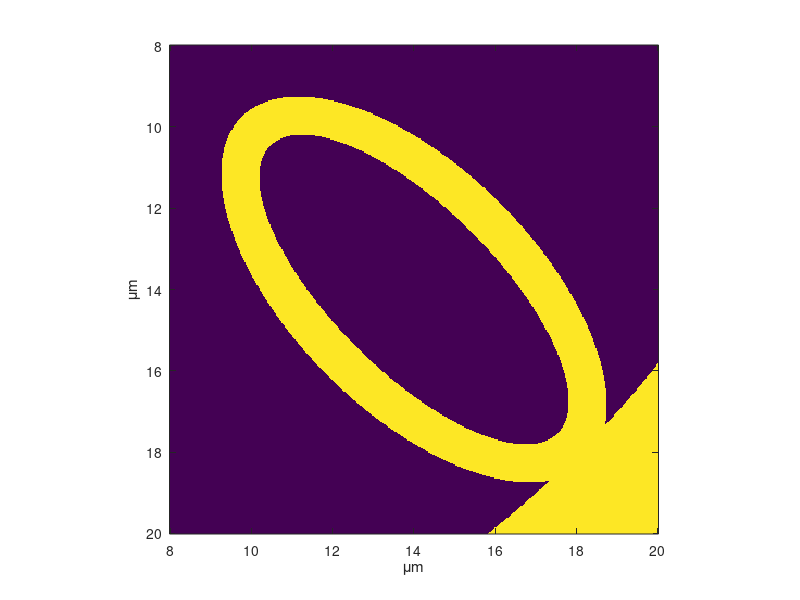

Write MATLAB code to recreate this figure. (Note: this script raises an error after producing the figure.)
clc; clear variables; close all;

%% Set up problem

lambda = 650e-9;
k0 = 2*pi/lambda;
beta = k0; % Propagation constant will be close to that of free space.
Nx = 450; % Change Nx to match the new fiber profile
NoModes = 10;

um = 1e-6;
n_silica = 1.45;
n_air = 1.0;
r_core = 25.5 * um;
r_clad = 34.0 * um;
r_total = r_core + r_clad;
x = linspace(8 * um, 20 * um, Nx);
[x_mesh, y_mesh] = meshgrid(x, x.');
r_mesh = sqrt(x_mesh.^2 + y_mesh.^2);
n = ones(Nx, Nx) * n_silica;
n(r_mesh < r_total) = n_silica;
n(r_mesh < (r_total - r_clad)) = 1;
n(r_mesh > r_total) = 1;

glass_ellipses = [
    struct('center', [20 * um, 0], 'major_axis', 6 * um, 'minor_axis', 3 * um, 'angle', 0),
    struct('center', [-20 * um, 0], 'major_axis', 6 * um, 'minor_axis', 3 * um, 'angle', 0),
    struct('center', [0, 20 * um], 'major_axis', 6 * um, 'minor_axis', 3 * um, 'angle', pi/2),
    struct('center', [0, -20 * um], 'major_axis', 6 * um, 'minor_axis', 3 * um, 'angle', pi/2),
    struct('center', [14 * um, 14 * um], 'major_axis', 6 * um, 'minor_axis', 3 * um, 'angle', -pi/4),
    struct('center', [-14 * um, -14 * um], 'major_axis', 6 * um, 'minor_axis', 3 * um, 'angle', -pi/4),
    struct('center', [14 * um, -14 * um], 'major_axis', 6 * um, 'minor_axis', 3 * um, 'angle', pi/4),
    struct('center', [-14 * um, 14 * um], 'major_axis', 6 * um, 'minor_axis', 3 * um, 'angle', pi/4)
];

air_ellipses = [
    struct('center', [20 * um, 0], 'major_axis', 5 * um, 'minor_axis', 2 * um, 'angle', 0),
    struct('center', [-20 * um, 0], 'major_axis', 5 * um, 'minor_axis', 2 * um, 'angle', 0),
    struct('center', [0, 20 * um], 'major_axis', 5 * um, 'minor_axis', 2 * um, 'angle', pi/2),
    struct('center', [0, -20 * um], 'major_axis', 5 * um, 'minor_axis', 2 * um, 'angle', pi/2),
    struct('center', [14 * um, 14 * um], 'major_axis', 5 * um, 'minor_axis', 2 * um, 'angle', -pi/4),
    struct('center', [-14 * um, -14 * um], 'major_axis', 5 * um, 'minor_axis', 2 * um, 'angle', -pi/4),
    struct('center', [14 * um, -14 * um], 'major_axis', 5 * um, 'minor_axis', 2 * um, 'angle', pi/4),
    struct('center', [-14 * um, 14 * um], 'major_axis', 5 * um, 'minor_axis', 2 * um, 'angle', pi/4)
];

% Apply ellipses for glass and air
for i = 1:numel(glass_ellipses) + numel(air_ellipses)
    if i <= numel(glass_ellipses)
        ellipse_params = glass_ellipses(i);
        is_glass = true;
    else
        ellipse_params = air_ellipses(i - numel(glass_ellipses));
        is_glass = false;
    end
    
    center = ellipse_params.center;
    major_axis = ellipse_params.major_axis;
    minor_axis = ellipse_params.minor_axis;
    angle = ellipse_params.angle;
    x_rotated = (x_mesh - center(1)) * cos(angle) - (y_mesh - center(2)) * sin(angle);
    y_rotated = (x_mesh - center(1)) * sin(angle) + (y_mesh - center(2)) * cos(angle);
    ellipse_mask = ((x_rotated / major_axis).^2 + (y_rotated / minor_axis).^2) < 1;
    n(ellipse_mask) = n_silica * is_glass + n_air * ~is_glass;
end

dx = x(2) - x(1);

%% Show refractive index profile

figure;
imagesc(x*1e6, x*1e6, n);
axis square;
xlabel('\mum');
ylabel('\mum');
hold on;

%% Call FD solver

tic;
RetVal = ModeSolverFD(dx, n, lambda, beta, NoModes);
toc;

%% Plot modes

for i = 1:NoModes
    figure;
    imagesc(x*1e6, x*1e6, RetVal.Eabs{i});
    title(['\beta = ' num2str(RetVal.beta(i))]);
    axis square;
end

save('FD Solver Result.mat', 'RetVal', '-v7.3');

function [x,n] = GenerateFibreProfile(Nx)

end
